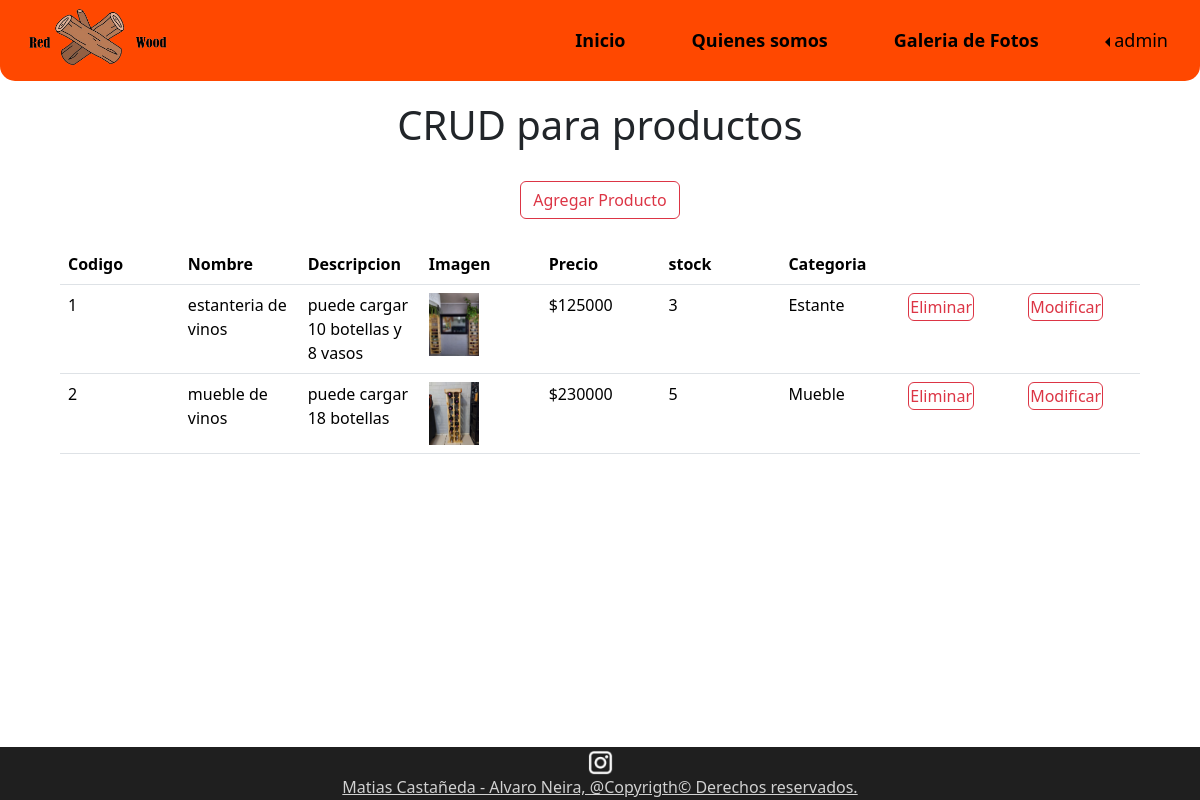
The app's page /crud (signed in) with its own data.
### principal/models.py (models this page shows, shortened)
class Producto(models.Model):
    id_producto = models.IntegerField(primary_key=True,null=False,blank=False)
    nombre = models.CharField(max_length=50,null=False,blank=False)
    descripcion = models.CharField(max_length=200,null=False,blank=False)
    imagen = models.ImageField(upload_to="productos",null=True,blank=True)
    precio = models.IntegerField()
    stock = models.IntegerField()
    id_categoria = models.ForeignKey('Categoria',on_delete=models.CASCADE,db_column='idCategoria')

class Categoria(models.Model):
    id_categoria = models.AutoField(db_column='idCategoria',primary_key=True)
    nombre = models.CharField(max_length=50,null=False,blank=False)
    def __str__(self):
        return str(self.nombre)

### principal/views.py (the view)
# urls.py: path('crud',views.crud,name="crud"),
@user_passes_test(es_admin)
@login_required
def crud(request):
    productos = Producto.objects.all()
    context={'productos':productos}
    return render(request,'productos_list.html', context)

### principal/views.py (called while the page is built)
def es_admin(user):
    return user.is_superuser

### principal/templates/productos_list.html (shortened to what this page needs)
{% load static %}
<!DOCTYPE html>
<html lang="en">
<head>
    <link href="https://cdn.jsdelivr.net/npm/bootstrap@5.3.3/dist/css/bootstrap.min.css" rel="stylesheet">
</head>
<body>
    <div class="container-principal">
        <header>
            <div class="container-fluid barra-navegacion">
                <nav class="navbar navbar-expand-lg">
                    <div class="container-fluid">
                        <div class="logo">
                            <img src="{% static 'imgs/redwood logo a color completo transparente.png'%}" alt="logo compania">
                        </div>
                        <div class="collapse navbar-collapse links-barra-nav" id="navbarNav">
                            <ul class="navbar-nav">
                                <li class="nav-item">
                                    <a class="nav-link" href="{% url 'inicio' %}"><p class="fw-bold">Inicio</p></a>
                                </li>
                                <li class="nav-item">
                                    <a class="nav-link" href="{% url 'quienes_somos' %}"><p class="fw-bold">Quienes somos</p></a>
                                </li>
                                <li class="nav-item">
                                    <a class="nav-link" href="{% url 'galeria' %}"><p class="fw-bold">Galeria de Fotos</p></a>
                                </li>
                                <li class="nav-item dropstart">
                                    {% if user.is_authenticated %}
                                        <a class="nav-link dropdown-toggle " role="button" data-bs-toggle="dropdown" aria-expanded="false">{{user.username}}</a>
                                    {% else %}
                                        <a class="nav-link dropdown-toggle " role="button" data-bs-toggle="dropdown" aria-expanded="false">Ingresar</a>
                                    {% endif %}
                                </li>
                            </ul>
                        </div>
                    </div>
                </nav>
            </div>
        </header>
        <main style="flex-direction: column; align-items: normal;">
            <div id="titulo_plist">
                <h1>CRUD para productos</h1>
            </div><br>
            <div style="text-align: center;">
                <a href="{% url 'productosAdd' %}" style="color: black;">
                    <button type="button" class="btn btn-outline-danger"> Agregar Producto </button>
                </a>
            </div>
            <div>
                <div style="display: flex; justify-content: center;">
                    <table id="table-prod" class="table">
                        {% if productos %}
                            <th>Codigo</th>
                            <th>Nombre</th>
                            <th>Descripcion</th>
                            <th>Imagen</th>
                            <th>Precio</th>
                            <th>stock</th>
                            <th>Categoria</th>
                            <th></th>
                            <th></th>
                            {% for x in productos %}
                                <tr>
                                    <td> {{x.id_producto}} </td>
                                    <td> {{x.nombre}} </td>
                                    <td> {{x.descripcion}} </td>
                                    {% if x.imagen %}
                                        <td> <img src="{{ x.imagen.url }} " width="50px" /> </td>
                                    {% else %}
                                        <td>sin imagen</td>
                                    {% endif %}
                                    <td> ${{x.precio}} </td>
                                    <td> {{x.stock}} </td>
                                    <td> {{x.id_categoria}} </td>
                                    <td> <a href="{% url 'productos_del' pk=x.id_producto %}" style="color: black;"><button type="button" class="btn btn-outline-danger" style="padding: 1px;"> Eliminar </button></a> </td>
                                    <td> <a href="{% url 'productosUpdate' pk=x.id_producto %}" style="color: black;"><button type="button" class="btn btn-outline-danger" style="padding: 1px;"> Modificar </button></a> </td>
                                </tr>
                            {% endfor %}
                        {% endif %}
                    </table>
                </div>
            </div>
        </main>
        <footer>
            <div class="container-fluid footer">
                <div class="rrss">
                    <a href="https://www.instagram.com/redwood0507/"><img src="{% static 'imgs/ig logo 2.png'%}" alt="instagram"></a>
                </div>
                <div class="copy">
                    <u>Matias Castañeda - Alvaro Neira, @Copyrigth&copy; Derechos reservados.</u>
                </div>
            </div>
        </footer>
    </div>
</body>
</html>

### principal/static/css/style.css (style rules this page uses)
html, body { height: 100%; }
.barra-navegacion { background-color: rgb(255, 72, 0); border-bottom-left-radius: 15px; border-bottom-right-radius: 15px; text-align: right; }
.links-barra-nav { justify-content: right }
.links-barra-nav ul { gap: 50px; }
.links-barra-nav a { padding: 15px 0 0 0; font-size: 18px; color: rgb(0, 0, 0); }
a { text-decoration: none; color: black; }
.logo img { float: left; height: 65px; width: 150px; }
.container-principal { display: flex; flex-direction: column; height: 100%; }
main { display: flex; flex-direction: row; flex: 1; align-items: center; }
.footer { align-items: center; background-color: rgb(31, 31, 31); color: rgb(209, 209, 209); padding: 1px 0 1px 0; }
.copy { text-align: center; }
.rrss { display: flex; justify-content: center; margin: 1px 0 0 0; }
.rrss img { width: 25px; }
#titulo_plist { text-align: center; padding: 20px 0 0 0; }
#table-prod { margin: 25px 0 0 0; width: 90%; }
#table-prod th { width: 10%; }

### records on screen
Producto: id_producto "1", nombre "estanteria de vinos", descripcion "puede cargar 10 botellas y 8 vasos", imagen (picture), precio "125000", stock "3", id_categoria "Estante"
Producto: id_producto "2", nombre "mueble de vinos", descripcion "puede cargar 18 botellas", imagen (picture), precio "230000", stock "5", id_categoria "Mueble"

### other values on screen
{{ user.username }} "admin"
